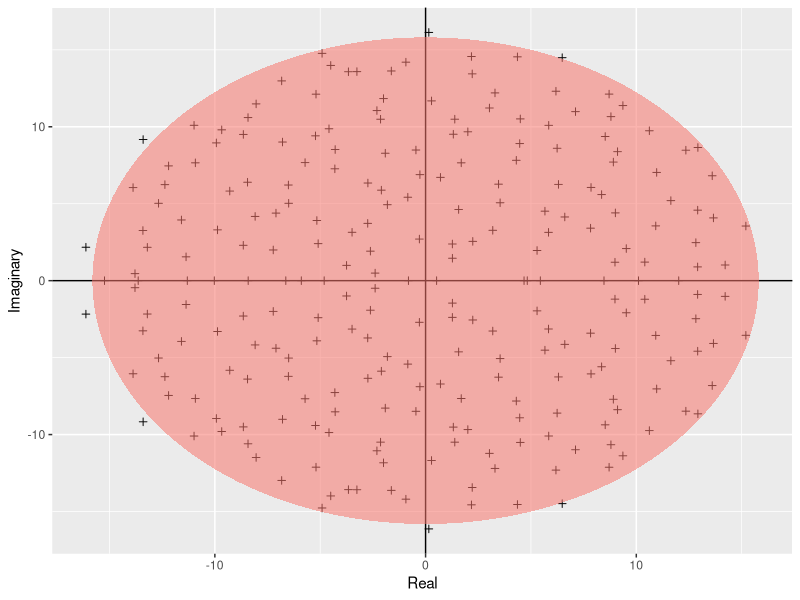
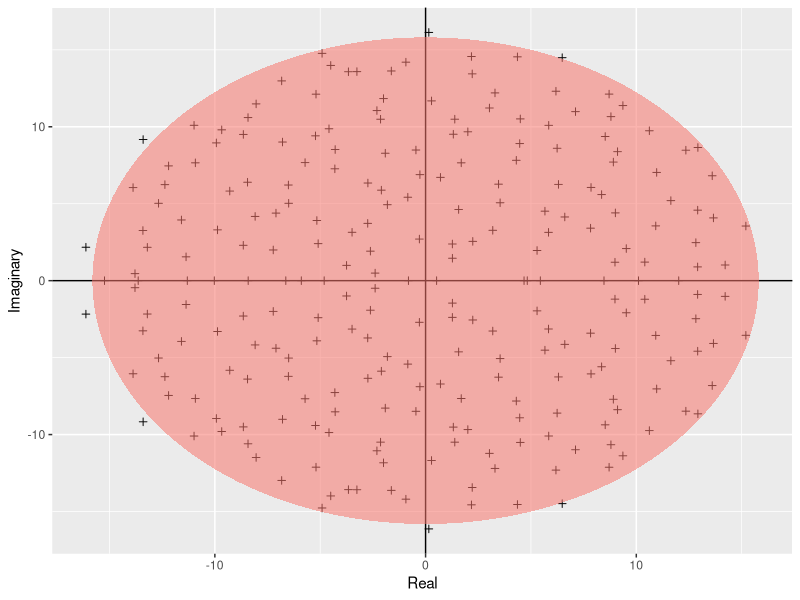

Write R code to recreate these figures, in order.
# plotting two data frames together

#requirements
require(tidyverse)

#build an ellipse
build_ellipse <- function(hradius, vradius){ # function that returns an ellipse
  npoints = 250
  a <- seq(0, 2 * pi, length = npoints + 1)
  x <- hradius * cos(a)
  y <- vradius * sin(a)  
  return(data.frame(x = x, y = y))
}

# build matrix and find e values
N <- 250 # Assign size of the matrix
M <- matrix(rnorm(N * N), N, N) # Build the matrix
eigvals <- eigen(M)$values # Find the eigenvalues
eigDF <- data.frame("Real" = Re(eigvals), "Imaginary" = Im(eigvals)) # Build a dataframe
my_radius <- sqrt(N) # The radius of the circle is sqrt(N)
ellDF <- build_ellipse(my_radius, my_radius) # Dataframe to plot the ellipse
names(ellDF) <- c("Real", "Imaginary") # rename the columns

#plotting
# plot the eigenvalues
p <- ggplot(eigDF, aes(x = Real, y = Imaginary))
p <- p +
  geom_point(shape = I(3)) +
  theme(legend.position = "none")
# now add the vertical and horizontal line
p <- p + geom_hline(aes(yintercept = 0))
p <- p + geom_vline(aes(xintercept = 0))
# finally, add the ellipse
p <- p + geom_polygon(data = ellDF, aes(x = Real, y = Imaginary, alpha = 1/20, fill = "red"))
p
pdf("../results/Girko.pdf")
plot(p)
dev.off()
